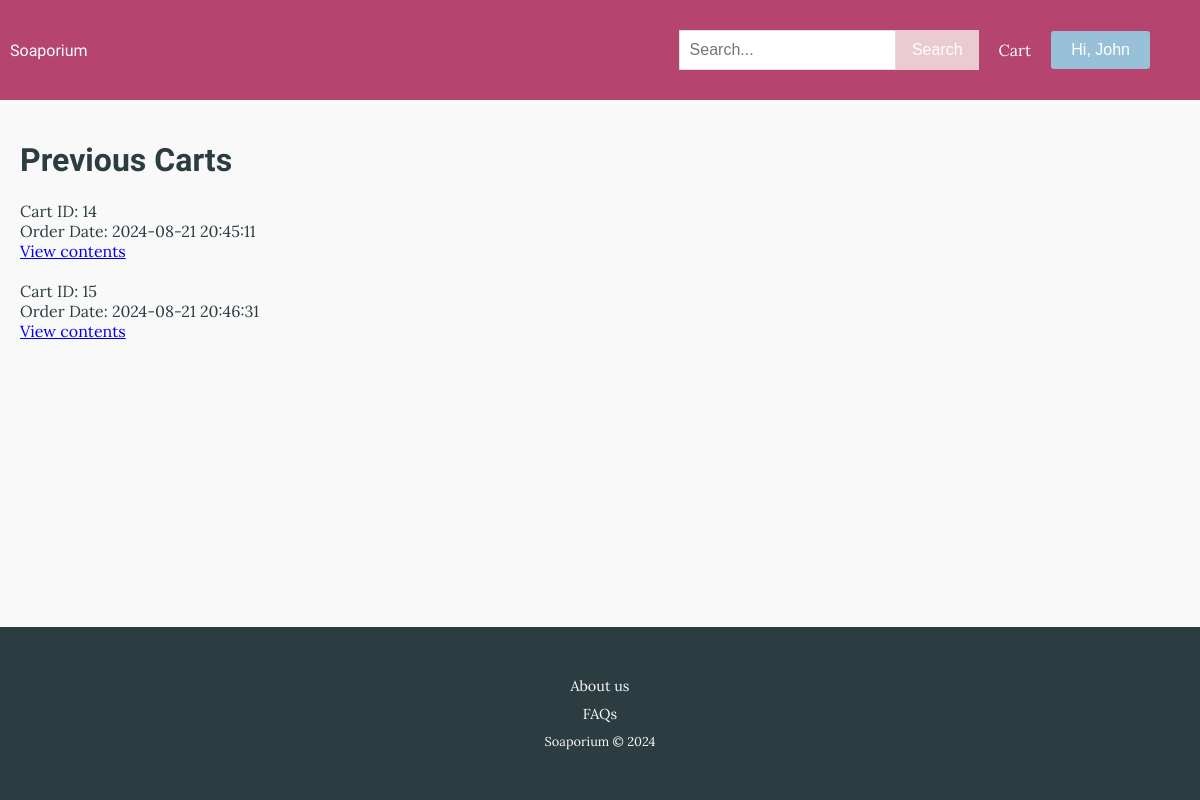
The page /previous_carts (signed in) on the database as committed earlier.
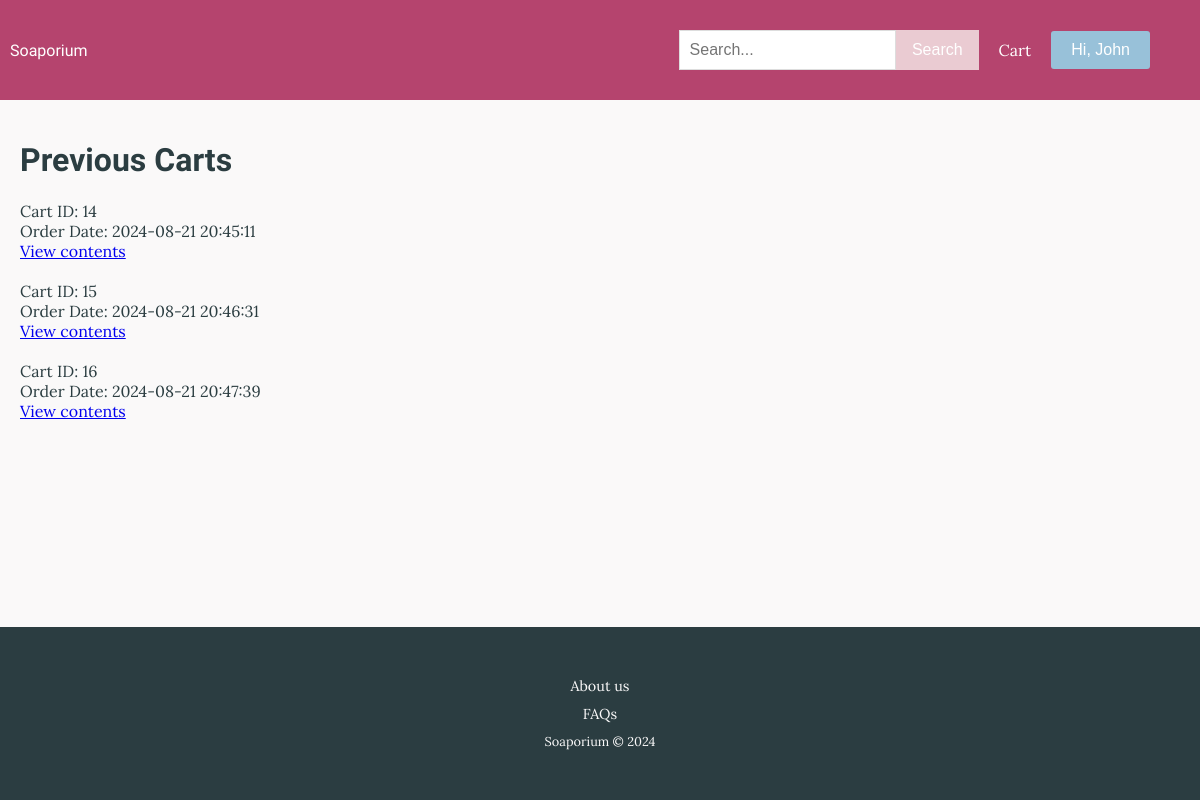
The same page on the database as committed later.
### tables this page shows
CREATE TABLE User (userid INTEGER PRIMARY KEY AUTOINCREMENT, fname TEXT NOT NULL, lname TEXT NOT NULL, housenum INTEGER, street TEXT, suburb TEXT, town TEXT, region TEXT, country TEXT, postcode INTEGER, email TEXT NOT NULL, password TEXT NOT NULL);

CREATE TABLE Cart (cartid INTEGER PRIMARY KEY AUTOINCREMENT, userid INTEGER REFERENCES User (userid), order_date DATETIME, status TEXT);

### routes.py (the view)
@app.route("/previous_carts")
def previous_carts():
    userid = session.get("userid")
    if not userid:
        flash("Please log in to view your previous carts")
        return redirect(url_for("login"))
    conn = sqlite3.connect("Soap.db")
    sql = "SELECT * FROM Cart WHERE userid = ? AND status = 'completed'"
    completed_carts = conn.execute(sql, (userid,)).fetchall()
    conn.close()
    return render_template("previous_carts.html",
                           completed_carts=completed_carts)

### routes.py (called while the page is built)
@app.context_processor
def inject_user_firstname():
    user_firstname = None
    userid = session.get("userid")
    if userid:
        conn = sqlite3.connect("Soap.db")
        sql = "SELECT fname FROM User WHERE userid = ?"
        user = conn.execute(sql, (userid,)).fetchone()
        if user:
            user_firstname = user[0]
        conn.close()
    return dict(user_firstname=user_firstname)

### templates/previous_carts.html (shortened to what this page needs)
{% extends "layout.html" %}
{% block content %}
<h1>Previous Carts</h1>
{% if completed_carts and completed_carts|length > 0 %}
<ul>
    {% for cart in completed_carts %}
    <li>
        Cart ID: {{ cart[0] }}
        <br>
        Order Date: {{ cart[2] }}
        <br>
        <a href="{{ url_for('view_previous_order', cartid=cart[0]) }}">View contents</a>
        <br>
        <br>
    </li>
    {% endfor %}
</ul>
{% else %}
<p>No previous carts found.</p>
{% endif %}
{% endblock %}

### templates/layout.html (shortened to what this page needs)
<!DOCTYPE html>
<html lang="en">
<head>
    <link rel="stylesheet" href="{{ url_for('static', filename='styles.css') }}">
</head>
<body>
    <div class="top-bar">
        <a href="{{ url_for('home') }}" class="home-link">Soaporium</a>
        <nav class="navbar">
            <ul class="nav-links">
                <li class="search-bar">
                    <form action="{{ url_for('search') }}" method="get">
                        <div class="input-wrapper">
                            <input type="text" name="search_term" placeholder="Search...">
                            <button type="submit">Search</button>
                        </div>
                    </form>
                </li>
                {% if session.get("userid") %}
                <li><a href="{{ url_for('view_current_cart') }}">Cart</a></li>
                <li class="user-dropdown">
                    <button class="user-dropdown-btn">Hi, {{ user_firstname }}</button>
                </li>
                {% else %}
                <li><a href="{{ url_for('login') }}">Login</a></li>
                <li><a href="{{ url_for('signup') }}">Sign Up</a></li>
                {% endif %}
            </ul>
        </nav>
    </div>
    <div class="content">
        {% block content %}{% endblock %}
    </div>
    <div class="footer">
        <div class="footer links">
            <p><a href="{{ url_for('about') }}">About us</a></p>
            <p><a href="{{ url_for('faqs')}}">FAQs</a></p>
            <p>Soaporium &COPY; 2024</p>
        </div>
    </div>
</body>
</html>

### static/styles.css (style rules this page uses)
body { font-family: 'Lora', serif; margin: 0; padding: 0; background-color: #faf9f9; color: #2b3d41; display: flex; flex-direction: column; min-height: 100vh; }
h1, h2, h3, h4, h5, h6, .home-link { font-family: 'Rock Salt', cursive; }
ul, li { list-style-type: none; margin: 0; padding: 0; }
.top-bar { height: 5em; background-color: #b5446e; color: #fff; padding: 10px; display: flex; justify-content: space-between; align-items: center; }
.home-link, .nav-links li a { color: #fff; text-decoration: none; }
.navbar { background-color: #b5446e; color: #fff; display: flex; justify-content: space-between; align-items: center; padding: 0 20px; }
.nav-links { display: flex; align-items: center; flex-wrap: wrap; }
.nav-links li { margin-right: 20px; }
.search-bar { flex-grow: 1; max-width: 300px; }
.search-bar input[type="text"], .search-form input[type="text"] { padding: 10px; font-size: 16px; border: 1px solid #ddd; width: 100%; box-sizing: border-box; }
.input-wrapper { display: flex; align-items: center; width: 100%; }
.input-wrapper input { flex-grow: 1; padding-right: 40px; }
.input-wrapper button { width: auto; padding: 10px 15px; background-color: #eacbd2; color: #fff; border: 1px solid #eacbd2; cursor: pointer; font-size: 16px; flex-shrink: 0; }
.content { padding: 20px; }
.footer { background-color: #2b3d41; padding: 20px; color: #faf9f9; margin-top: auto; flex-shrink: 0; text-align: center; }
.footer a { color: #faf9f9; text-decoration: none; margin: 0 10px; font-size: 0.9rem; }
.footer p { margin: 10px 0; font-size: 0.8rem; }
.add-to-cart, .user-dropdown-btn { display: inline-block; padding: 10px 20px; font-size: 16px; background-color: #98c1d9; color: #fff; border: none; border-radius: 3px; cursor: pointer; text-decoration: none; }
.user-dropdown { position: relative; }
.user-dropdown-btn { padding: 10px 20px; font-size: 16px; background-color: #98c1d9; color: #fff; border: none; border-radius: 3px; cursor: pointer; text-decoration: none; display: inline-block; }

Rows that differ between the two databases and show on the page:
now on this page (row edited): Cart: cartid "16", order_date "2024-08-21 20:47:39"
